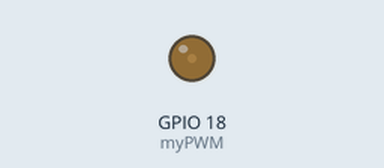
The program below on a simulated Raspberry Pi (BCM pin numbers). Shown: output pins drawn as LEDs (lit = HIGH).

Above: at 0.05 s.
Timing chart, 0 to 3.0 s (numbered marks = the images above):
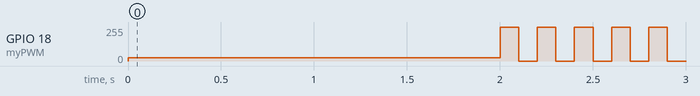

The program:

pulse.py
```python
import RPi.GPIO as GPIO
import time
import requests

GPIO.setmode(GPIO.BCM)
GPIO.setup(18, GPIO.OUT)
myPWM = GPIO.PWM(18,50)
myPWM.start(10)
fps = 5
i = 0

while True:

    time.sleep(2)

    try:


        myPWM.ChangeDutyCycle(50)
        myPWM.ChangeFrequency(int(fps))


        # if int(fps_new)==0:
        #     myPWM.ChangeDutyCycle(0)
        #     if i%100==0:
        #         print("1")

        # elif int(fps_new)!= fps:
        #     fps = int(fps_new)
        #     myPWM.ChangeDutyCycle(50)
        #     myPWM.ChangeFrequency(int(fps))
        # elif fps==int(fps_new) and i%100==0:

        #     myPWM.ChangeDutyCycle(50)
        #     myPWM.ChangeFrequency(int(fps))


    except Exception as e:

        myPWM.ChangeDutyCycle(0)


GPIO.cleanup()
```

Measured:
- by itself, GPIO 18 (myPWM): repeats every 0.20 s: 255/255 0.10 s, 0/255 0.10 s
